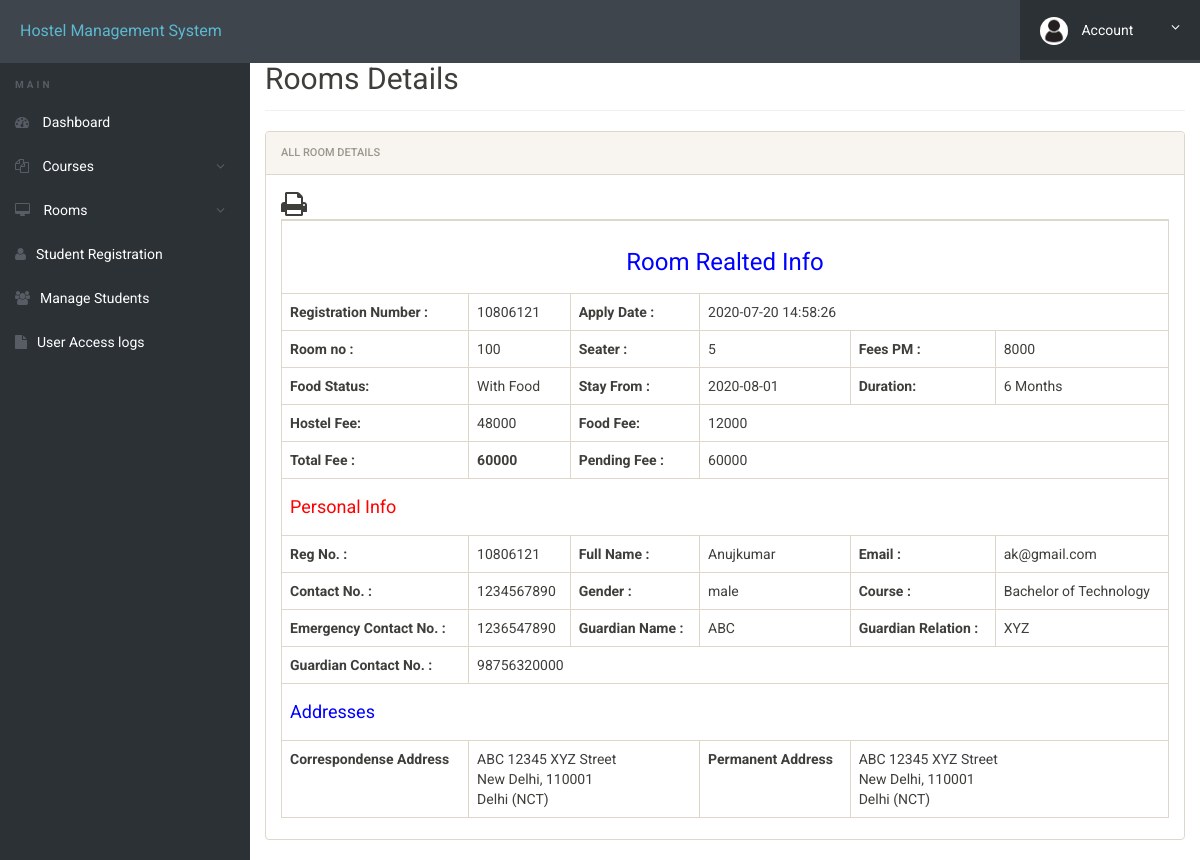
The page /admin/student-details.php?regno=10806121 (signed in) on the database its author committed.
### tables this page shows
CREATE TABLE `registration` (
  `id` int(11) NOT NULL,
  `roomno` int(11) DEFAULT NULL,
  `seater` int(11) DEFAULT NULL,
  `feespm` int(11) DEFAULT NULL,
  `foodstatus` int(11) DEFAULT NULL,
  `stayfrom` date DEFAULT NULL,
  `duration` int(11) DEFAULT NULL,
  `course` varchar(500) DEFAULT NULL,
  `regno` int(11) DEFAULT NULL,
  `firstName` varchar(500) DEFAULT NULL,
  `middleName` varchar(500) DEFAULT NULL,
  `lastName` varchar(500) DEFAULT NULL,
  `gender` varchar(250) DEFAULT NULL,
  `contactno` bigint(11) DEFAULT NULL,
  `emailid` varchar(500) DEFAULT NULL,
  `egycontactno` bigint(11) DEFAULT NULL,
  `guardianName` varchar(500) DEFAULT NULL,
  `guardianRelation` varchar(500) DEFAULT NULL,
  `guardianContactno` bigint(11) DEFAULT NULL,
  `corresAddress` varchar(500) DEFAULT NULL,
  `corresCIty` varchar(500) DEFAULT NULL,
  `corresState` varchar(500) DEFAULT NULL,
  `corresPincode` int(11) DEFAULT NULL,
  `pmntAddress` varchar(500) DEFAULT NULL,
  `pmntCity` varchar(500) DEFAULT NULL,
  `pmnatetState` varchar(500) DEFAULT NULL,
  `pmntPincode` int(11) DEFAULT NULL,
  `postingDate` timestamp NULL DEFAULT current_timestamp(),
  `updationDate` varchar(500) DEFAULT NULL
);

### admin/student-details.php (the view, shortened to what this page needs)
<?php
include('includes/config.php');
?>
<!doctype html>
<html lang="en" class="no-js">
<head>
	<link rel="stylesheet" href="css/font-awesome.min.css">
	<link rel="stylesheet" href="css/bootstrap.min.css">
	<link rel="stylesheet" href="css/dataTables.bootstrap.min.css">
	<link rel="stylesheet" href="css/bootstrap-social.css">
	<link rel="stylesheet" href="css/bootstrap-select.css">
	<link rel="stylesheet" href="css/fileinput.min.css">
	<link rel="stylesheet" href="css/awesome-bootstrap-checkbox.css">
	<link rel="stylesheet" href="css/style.css">
	<link rel="stylesheet" href="css/font-awesome.min.css">
</head>
<body>
	<?php include('includes/header.php');?>
	<div class="ts-main-content">
			<?php include('includes/sidebar.php');?>
		<div class="content-wrapper">
			<div class="container-fluid">
				<div class="row" id="print">
					<div class="col-md-12">
						<h2 class="page-title" style="margin-top:4%">Rooms Details</h2>
						<div class="panel panel-default">
							<div class="panel-heading">All Room Details</div>
							<div class="panel-body">
			<table id="zctb" class="table table-bordered " cellspacing="0" width="100%" border="1">
						 <span style="float:left" ><i class="fa fa-print fa-2x" aria-hidden="true" OnClick="CallPrint(this.value)" style="cursor:pointer" title="Print the Report"></i></span>
									<tbody>
<?php
$aid=intval($_GET['regno']);
	$ret="select * from registration where (regno	=?)";
$stmt= $mysqli->prepare($ret) ;
$stmt->bind_param('s',$aid);
$stmt->execute() ;
$res=$stmt->get_result();
while($row=$res->fetch_object())
	  {
	  	?>
<tr>
<td colspan="6" style="text-align:center; color:blue"><h3>Room Realted Info</h3></td>
</tr>
<tr>
	<th>Registration Number :</th>
<td><?php echo $row->regno;?></td>
<th>Apply Date :</th>
<td colspan="3"><?php echo $row->postingDate;?></td>
</tr>
<tr>
<td><b>Room no :</b></td>
<td><?php echo $row->roomno;?></td>
<td><b>Seater :</b></td>
<td><?php echo $row->seater;?></td>
<td><b>Fees PM :</b></td>
<td><?php echo $fpm=$row->feespm;?></td>
</tr>
<tr>
<td><b>Food Status:</b></td>
<td>
<?php if($row->foodstatus==0)
{
echo "Without Food";
}
else
{
echo "With Food";
}
;?></td>
<td><b>Stay From :</b></td>
<td><?php echo $row->stayfrom;?></td>
<td><b>Duration:</b></td>
<td><?php echo $dr=$row->duration;?> Months</td>
</tr>
<tr><th>Hostel Fee:</th>
<td><?php echo $hf=$dr*$fpm?></td>
<th>Food Fee:</th>
<td colspan="3"><?php
if($row->foodstatus==1)
{
echo $ff=(2000*$dr);
} else {
echo $ff=0;
echo "<span style='padding-left:2%; color:red;'>(You booked hostel without food).<span>";
}?></td>
</tr>
<tr>
<th>Total Fee :</th>
<th><?php echo $hf+$ff;?></th>
<th>Pending Fee :</th>
<td colspan="3"><?php echo (($hf+$ff)-($row->feesp));?></td>
</tr>
<tr>
<td colspan="6" style="color:red"><h4>Personal Info</h4></td>
</tr>
<tr>
<td><b>Reg No. :</b></td>
<td><?php echo $row->regno;?></td>
<td><b>Full Name :</b></td>
<td><?php echo $row->firstName;?><?php echo $row->middleName;?><?php echo $row->lastName;?></td>
<td><b>Email :</b></td>
<td><?php echo $row->emailid;?></td>
</tr>
<tr>
<td><b>Contact No. :</b></td>
<td><?php echo $row->contactno;?></td>
<td><b>Gender :</b></td>
<td><?php echo $row->gender;?></td>
<td><b>Course :</b></td>
<td><?php echo $row->course;?></td>
</tr>
<tr>
<td><b>Emergency Contact No. :</b></td>
<td><?php echo $row->egycontactno;?></td>
<td><b>Guardian Name :</b></td>
<td><?php echo $row->guardianName;?></td>
<td><b>Guardian Relation :</b></td>
<td><?php echo $row->guardianRelation;?></td>
</tr>
<tr>
<td><b>Guardian Contact No. :</b></td>
<td colspan="6"><?php echo $row->guardianContactno;?></td>
</tr>
<tr>
<td colspan="6" style="color:blue"><h4>Addresses</h4></td>
</tr>
<tr>
<td><b>Correspondense Address</b></td>
<td colspan="2">
<?php echo $row->corresAddress;?><br />
<?php echo $row->corresCIty;?>, <?php echo $row->corresPincode;?><br />
<?php echo $row->corresState;?>
</td>
<td><b>Permanent Address</b></td>
<td colspan="2">
<?php echo $row->pmntAddress;?><br />
<?php echo $row->pmntCity;?>, <?php echo $row->pmntPincode;?><br />
<?php echo $row->pmnatetState;?>
</td>
</tr>
<?php
} ?>
</tbody>
</table>
</div>
</div>
</div>
</div>
</div>
</div>
</div>
</body>
</html>

### admin/css/style.css (style rules this page uses)
html { font-size: 14px; }
@media only screen and (min-width: 480px) { html { font-size: 17px; } }
@media only screen and (min-width: 768px) { html { font-size: 14px; } }
body { font-size: 1em; }
.panel { overflow: hidden; }
.page-title { padding-bottom: 15px; margin-bottom: 20px; border-bottom: 1px solid #f0f0f0; }
.ts-main-content .content-wrapper { padding-top: 15px; margin-top: 10px; }
@media only screen and (min-width: 992px) { .ts-main-content .content-wrapper { margin-left: 250px; } }

### rows shown on the page
registration: regno "10806121", postingDate "2020-07-20 14:58:26", roomno "100", seater "5", feespm "8000", foodstatus "With Food", stayfrom "2020-08-01", duration "6", $hf=$dr*$fpm "48000", $ff=(2000*$dr) "12000", $hf+$ff "60000", ($hf+$ff)-($row->feesp) "60000", firstName "Anuj", lastName "kumar", emailid "ak@gmail.com", contactno "1234567890", gender "male", course "Bachelor of Technology", egycontactno "1236547890", guardianName "ABC", guardianRelation "XYZ", guardianContactno "98756320000", corresAddress "ABC 12345 XYZ Street", corresCIty "New Delhi", corresPincode "110001", corresState "Delhi (NCT)", pmntAddress "ABC 12345 XYZ Street", pmntCity "New Delhi", pmntPincode "110001", pmnatetState "Delhi (NCT)"
